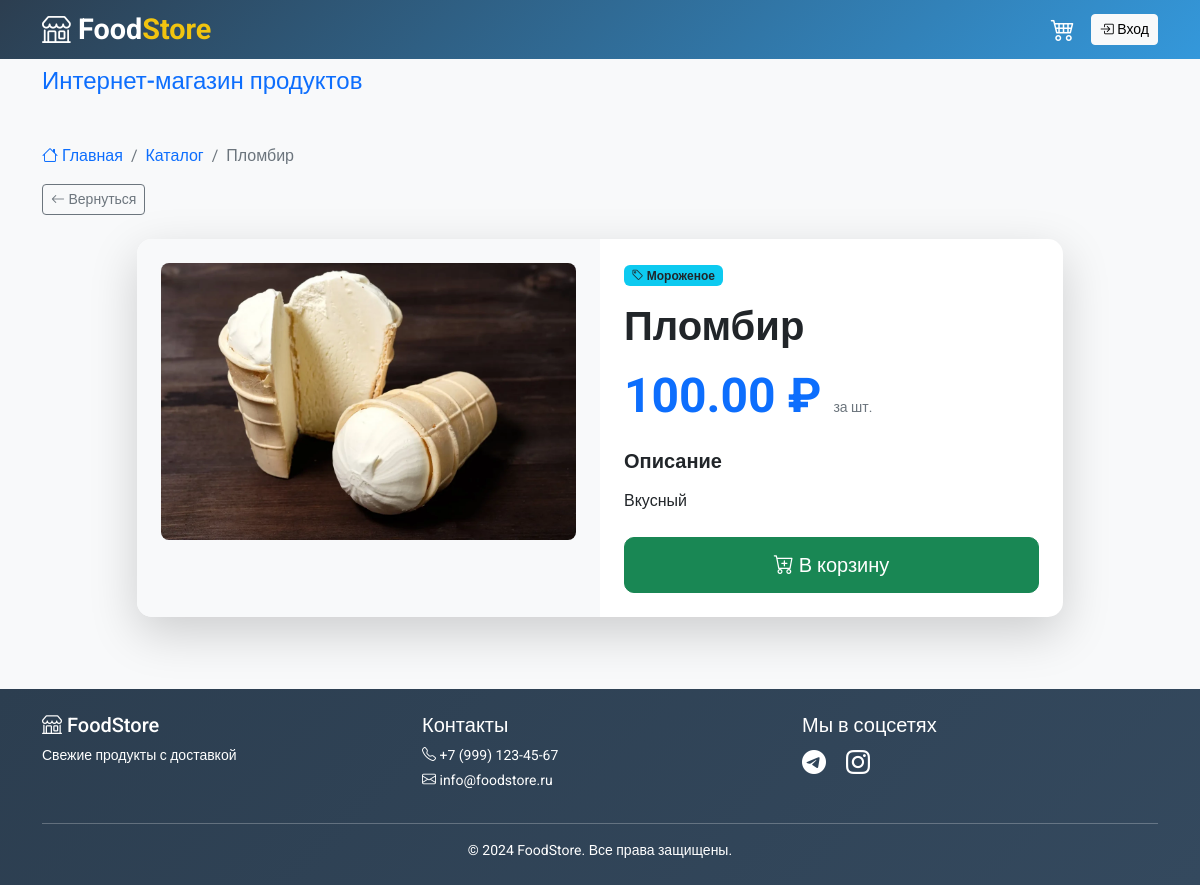
The page /product_detail/2/ on the database its author committed.
### catalog/models.py (models this page shows, shortened)
class Product(models.Model):
    genre = models.ForeignKey(Genre_m, on_delete=models.CASCADE,
                              blank=True, null=True,
                              verbose_name="Product category")
    name = models.CharField(max_length=150,
                            verbose_name="Product name")
    description = models.TextField(blank=True, verbose_name="Product description")
    price = models.DecimalField(max_digits=10,decimal_places=2, verbose_name="Price")
    image = models.ImageField(upload_to=rename_prod, blank=True, verbose_name="Product photo")
    ostat = models.SmallIntegerField(default=0, help_text="Change quantity",
                                     verbose_name="On storage")
    objects = models.Manager
    class Meta:
        ordering = ['name']

class Genre_m(MPTTModel):
    name = models.CharField(max_length=50)
    parent = TreeForeignKey('self', on_delete=models.CASCADE,
                            null=True, blank=True, related_name='children')
    class MPTTMeta:
        order_insertion_by = ['name']

### catalog/views.py (the view)
# urls.py: path('product_detail/<int:pk>/', views.ProductDetail.as_view(), name='product_detail'),
class ProductDetail(DetailView):
    model = Product
    template_name = 'catalog/product_detail.html'

### webshop/context_processors.py (called while the page is built)
def genre_m(request):
    genre = apps.get_model("catalog", "Genre_m")
    return {'genre_m': genre.objects.all()}

def num_products_m(request):
    product_model = apps.get_model("catalog", "Product")
    num_products_m = product_model.objects.all().count()
    return {'num_products_m': num_products_m}

def cart_kol_m(request):
    if request.user.is_authenticated:
        user_id = request.user.id
        my_order = apps.get_model('webshop', 'Products_Order')
        my_order_item = apps.get_model('webshop', "Product_OrderItem")
        try:
            order = my_order.objects.get(user_id=user_id, status='cart')
            id_cart_m = order.id
            order_item = my_order_item.objects.filter(order_id=order.id)
            cart_kol_m = len(order_item)
        except my_order.DoesNotExist:
            cart_kol_m = 0
            id_cart_m = None
    else:
        cart_kol_m = 0
        id_cart_m = None
    return {'cart_kol_m': cart_kol_m, 'id_cart_m': id_cart_m}

def cart_sum_zak_m(request):
    if request.user.is_authenticated:
        user_id = request.user.id
        my_order = apps.get_model('webshop', "Products_Order")
        try:
            order = my_order.objects.get(user_id=user_id, status="for_payment")
            id_zak_m = order.id
            sum_cart_m = order.amount
        except my_order.DoesNotExist:
            sum_cart_m = 0
            id_zak_m = None
    else:
        sum_cart_m = 0
        id_zak_m = None
    context = {"sum_cart_m": sum_cart_m, 'id_zak_m': id_zak_m}
    return context

def sum_buy_order_m(request):
    if request.user.is_authenticated:
        user = request.user
        user_id = request.user.id
        my_order = apps.get_model('webshop', "Products_Order")
        orders = my_order.objects.filter(user_id=user_id, status="paid")
        total = orders.aggregate(Sum('amount'))
        sum_my_buy_m = total["amount__sum"] or 0
    else:
        sum_my_buy_m = 0
    context = {'sum_my_buy_m': sum_my_buy_m}
    return context

### templates/catalog/product_detail.html (shortened to what this page needs)
{% extends "master/base.html" %}
{% load static %}
{% block content %}
<div class="container py-4">
    <div class="row mb-4">
        <div class="col">
            <nav aria-label="breadcrumb">
                <ol class="breadcrumb">
                    <li class="breadcrumb-item"><a href="/" class="text-decoration-none"><i class="bi bi-house"></i> Главная</a></li>
                    <li class="breadcrumb-item"><a href="{% url 'catalog:catalog_tree' %}" class="text-decoration-none">Каталог</a></li>
                    <li class="breadcrumb-item active" aria-current="page">{{ object.name|truncatechars:30 }}</li>
                </ol>
            </nav>
            <a href="javascript:history.go(-1)" class="btn btn-outline-secondary btn-sm">
                <i class="bi bi-arrow-left"></i> Вернуться
            </a>
        </div>
    </div>
    <div class="row">
        <div class="col-lg-10 mx-auto">
            <div class="card border-0 shadow-lg">
                <div class="row g-0">
                    <div class="col-md-6 p-4 bg-light">
                        <div class="text-center">
                            {% if object.image %}
                                <img src="{{ object.image.url }}"
                                     class="img-fluid rounded-3"
                                     alt="{{ object.name }}"
                                     style="max-height: 400px; object-fit: contain;">
                            {% else %}
                                <div class="bg-white rounded-3 d-flex align-items-center justify-content-center"
                                     style="height: 400px;">
                                    <i class="bi bi-image text-muted" style="font-size: 5rem;"></i>
                                    <p class="text-muted mt-2">Нет фото</p>
                                </div>
                            {% endif %}
                        </div>
                    </div>
                    <div class="col-md-6">
                        <div class="card-body p-4">
                            <div class="mb-3">
                                <span class="badge bg-info text-dark">
                                    <i class="bi bi-tag"></i> {{ object.genre.name|default:"Без категории" }}
                                </span>
                            </div>
                            <h1 class="display-6 fw-bold mb-3">{{ object.name }}</h1>
                            <div class="mb-4">
                                <span class="display-5 fw-bold text-primary">{{ object.price }} ₽</span>
                                <small class="text-muted ms-2">за шт.</small>
                            </div>
                            <div class="mb-4">
                                <h5 class="fw-bold">Описание</h5>
                                <p class="text-muted">{{ object.description|linebreaks }}</p>
                            </div>
                            <div class="d-flex gap-2 mt-4">
                                <a href="{% url 'catalog:cart' id=object.id %}"
                                   class="btn btn-success btn-lg flex-grow-1">
                                    <i class="bi bi-cart-plus"></i> В корзину
                                </a>
                            </div>
                        </div>
                    </div>
                </div>
            </div>
        </div>
    </div>
</div>
{% endblock %}

### templates/master/base.html (style rules this page uses)
body { font-family: 'Roboto', sans-serif; background-color: #f8f9fa; }
.card { border: none; border-radius: 12px; overflow: hidden; }

### templates/catalog/product_detail.html (style rules this page uses)
.breadcrumb { background: transparent; padding: 0; }
.breadcrumb-item a { color: #0d6efd; }
.breadcrumb-item.active { color: #6c757d; }
.card { border-radius: 15px; overflow: hidden; }
.bg-light { background-color: #f8f9fa !important; }
.btn-lg { padding: 12px 24px; border-radius: 10px; }

### rows shown on the page
Product: name "Пломбир", image (picture), genre.name "Мороженое", price "100.00", description "Вкусный"
